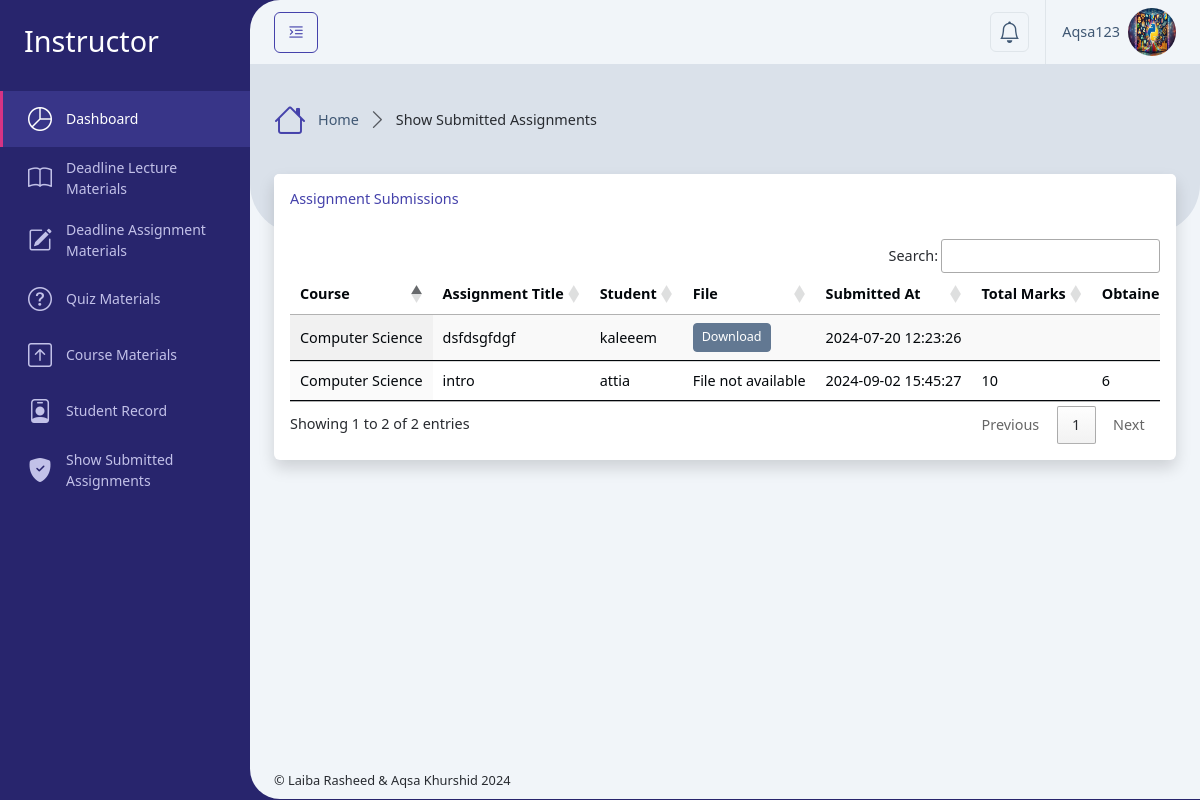
Page /Instructor/show_submitted_assignments.php (signed in) on the committed database.
### tables this page shows
CREATE TABLE `users` (
  `id` int(11) NOT NULL,
  `username` varchar(50) NOT NULL,
  `email` varchar(100) NOT NULL,
  `address` varchar(255) DEFAULT NULL,
  `phone` varchar(20) DEFAULT NULL,
  `department` varchar(255) DEFAULT NULL,
  `student_semester` varchar(100) DEFAULT NULL,
  `student_session` varchar(100) DEFAULT NULL,
  `student_program` varchar(100) DEFAULT NULL,
  `instructor_education` varchar(255) DEFAULT NULL,
  `profile_photo` varchar(256) DEFAULT NULL,
  `password` varchar(255) NOT NULL,
  `role_id` int(11) NOT NULL,
  `isActive` tinyint(2) DEFAULT 0,
  `created_at` timestamp NOT NULL DEFAULT current_timestamp()
);

CREATE TABLE `assignment_submissions` (
  `id` int(11) NOT NULL,
  `deadline_material_id` int(11) NOT NULL,
  `user_id` int(11) NOT NULL,
  `file_path` varchar(255) NOT NULL,
  `total_marks` int(11) DEFAULT 0,
  `obtained_marks` int(11) DEFAULT 0,
  `is_get_marks` tinyint(2) DEFAULT 0,
  `submitted_at` timestamp NOT NULL DEFAULT current_timestamp()
);

CREATE TABLE `courses` (
  `id` int(11) NOT NULL,
  `code` varchar(100) DEFAULT NULL,
  `name` varchar(255) NOT NULL,
  `type` varchar(100) DEFAULT 'Course',
  `description` text DEFAULT NULL,
  `program` varchar(100) DEFAULT NULL,
  `semester` varchar(100) DEFAULT NULL,
  `session` varchar(20) DEFAULT NULL,
  `credit_hour` int(10) DEFAULT 3,
  `created_at` timestamp NOT NULL DEFAULT current_timestamp()
);

CREATE TABLE `deadline_materials` (
  `id` int(11) NOT NULL,
  `course_id` int(11) DEFAULT NULL,
  `user_id` int(11) DEFAULT NULL,
  `title` varchar(255) NOT NULL,
  `type` enum('lecture','assignment','quiz') NOT NULL,
  `content` text DEFAULT NULL,
  `file_path` varchar(255) DEFAULT NULL,
  `from_date` date DEFAULT NULL,
  `to_date` date DEFAULT NULL,
  `created_at` timestamp NOT NULL DEFAULT current_timestamp()
);

### Instructor/show_submitted_assignments.php (called while the page is built, shortened)
<?php
    require '../Database/config.php';
    $user = getUserData($_SESSION['user_id']);
    $user_id = $_SESSION['user_id'];
    $stmt_submissions = $conn->prepare("
        SELECT
            assignment_submissions.id,
            assignment_submissions.file_path,
            assignment_submissions.submitted_at,
            assignment_submissions.total_marks,
            assignment_submissions.obtained_marks,
            assignment_submissions.is_get_marks,
            deadline_materials.title AS assignment_title,
            courses.name AS course_name,
            users.username AS student_name
        FROM assignment_submissions
        JOIN deadline_materials ON assignment_submissions.deadline_material_id = deadline_materials.id
        JOIN courses ON deadline_materials.course_id = courses.id
        JOIN users ON assignment_submissions.user_id = users.id
        JOIN course_instructor_assigned ON courses.id = course_instructor_assigned.course_id
        WHERE course_instructor_assigned.instructor_id = ?
    ");
    $stmt_submissions->bind_param("i", $user_id);
    $stmt_submissions->execute();
    $result_submissions = $stmt_submissions->get_result();
    include '../setting/_Layout.php';
?>

### Database/config.php (called while the page is built, shortened)
<?php
    $servername = "localhost";
    $username = "root";
    $password = "";
    $dbname = "course_ms";
    $conn = new mysqli($servername, $username, $password, $dbname);
    function getUserData($user_id) {
        global $conn;
        $stmt = $conn->prepare("SELECT * FROM users WHERE id = ?");
        $stmt->bind_param("i", $user_id);
        $stmt->execute();
        $result = $stmt->get_result();
        return $result->fetch_assoc();
    }
?>

### Instructor/show_submitted_assignments_content.php (the view, shortened to what this page needs)
<div class="card shadow mb-4">
    <div class="card-header py-3">
        <h6 class="m-0 font-weight-bold text-primary">Assignment Submissions</h6>
    </div>
    <div class="card-body">
        <div class="table-responsive">
            <table id="example" class="table align-middle table-hover m-0 display nowrap" style="width:100%">
                <thead>
                    <tr>
                        <th>Course</th>
                        <th>Assignment Title</th>
                        <th>Student</th>
                        <th>File</th>
                        <th>Submitted At</th>
                        <th>Total Marks</th>
                        <th>Obtained Marks</th>
                    </tr>
                </thead>
                <tbody>
                    <?php
                    if ($result_submissions->num_rows > 0) {
                        while ($row = $result_submissions->fetch_assoc()) {
                            $file_path = '../assets/uploads/' . $row['file_path'];
                    ?>
                            <tr>
                                <td><?php echo htmlspecialchars($row['course_name']); ?></td>
                                <td><?php echo htmlspecialchars($row['assignment_title']); ?></td>
                                <td><?php echo htmlspecialchars($row['student_name']); ?></td>
                                <td>
                                    <?php if ($row['file_path'] && file_exists($file_path)) { ?>
                                        <a href="<?php echo htmlspecialchars($file_path); ?>" class="btn btn-sm btn-secondary" download>
                                            Download
                                        </a>
                                    <?php } else {
                                        echo 'File not available';
                                    } ?>
                                </td>
                                <td><?php echo htmlspecialchars($row['submitted_at']); ?></td>
                                <td><?php echo htmlspecialchars($row['total_marks']); ?></td>
                                <td><?php echo htmlspecialchars($row['obtained_marks']); ?></td>
                            </tr>
                        <?php
                        }
                    } else {
                        ?>
                        <tr>
                            <td colspan="8">No assignments submitted.</td>
                        </tr>
                    <?php
                    }
                    ?>
                </tbody>
            </table>
        </div>
    </div>
</div>

### setting/_Header.php (shortened to what this page needs)
<div class="app-header d-flex align-items-center">
    <div class="d-flex">
        <button class="btn btn-outline-primary me-2 pin-sidebar" id="pin-sidebar">
            <i class="bi bi-text-indent-left fs-5"></i>
        </button>
    </div>
    <div class="header-actions">
        <div class="dropdown ms-2">
            <a class="dropdown-toggle d-flex p-2 border rounded-2" href="#!" role="button" data-bs-toggle="dropdown"
                aria-expanded="false">
                <i class="bi bi-bell fs-4 lh-1"></i>
            </a>
        </div>
        <div class="dropdown ms-3">
            <a id="userSettings" class="dropdown-toggle d-flex py-2 align-items-center ps-3 border-start" href="#!"
                role="button" data-bs-toggle="dropdown" aria-expanded="false">
                <span class="d-none d-md-block me-2"><?php echo htmlspecialchars($user['username']); ?></span>
                <img src="../assets/uploads/<?php echo htmlspecialchars($user['profile_photo']); ?>" class="rounded-circle img-3x" alt="Bootstrap Gallery" />
            </a>
        </div>
    </div>
</div>

### rows in the picture
users: username "Aqsa123", profile_photo (picture)
assignment_submissions: courses.name "Computer Science", deadline_material.title "dsfdsgfdgf", user.username "kaleeem", submitted_at "2024-07-20 12:23:26"
assignment_submissions: courses.name "Computer Science", deadline_material.title "intro", user.username "attia", file_path "File not available", submitted_at "2024-09-02 15:45:27", total_marks "10", obtained_marks "6"

### other values in the picture
$roleTitle "Instructor"
$title "Show Submitted Assignments"
